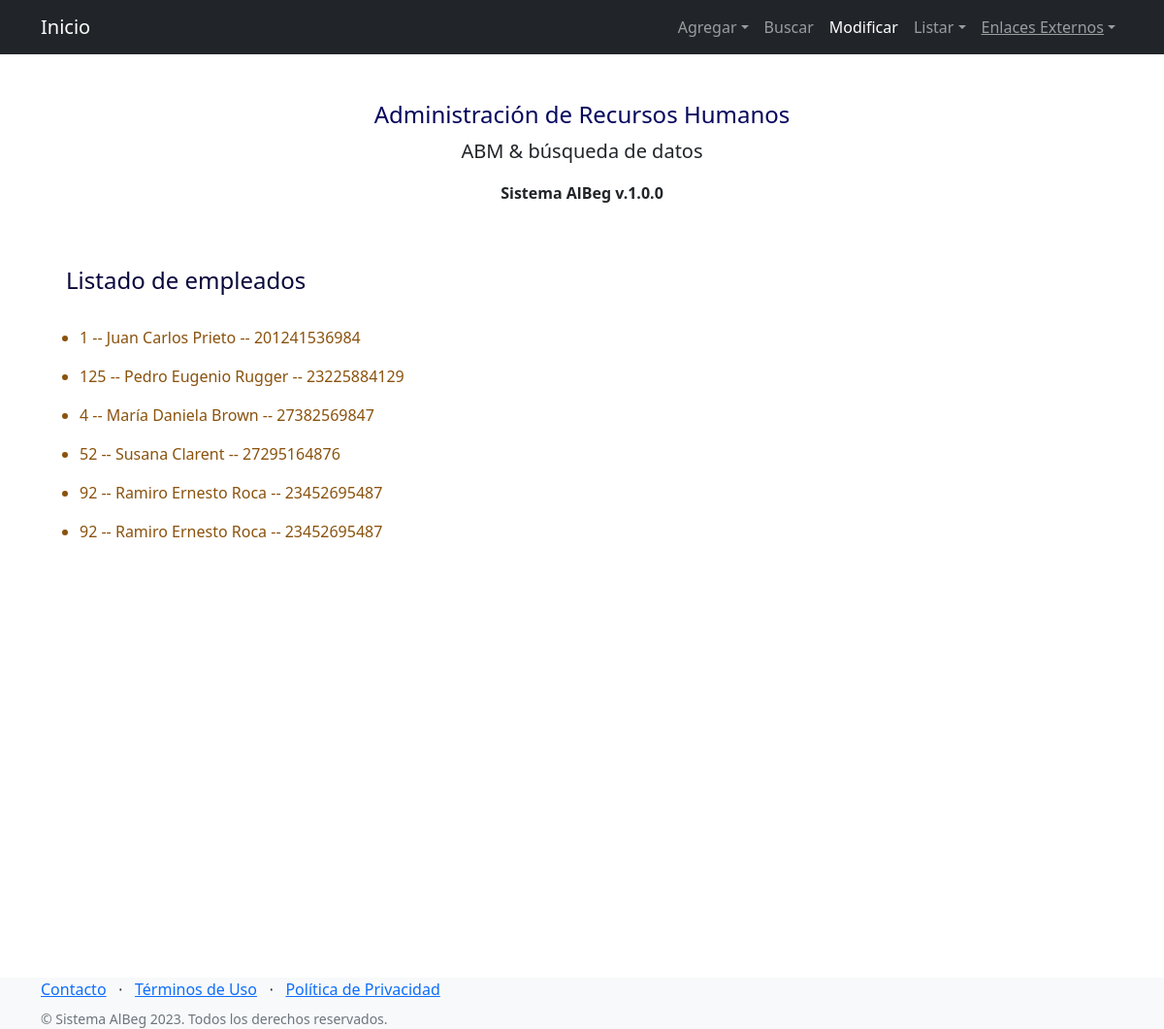
/AppRRHH/listaEmpleados/, run on an earlier commit of the app's database.
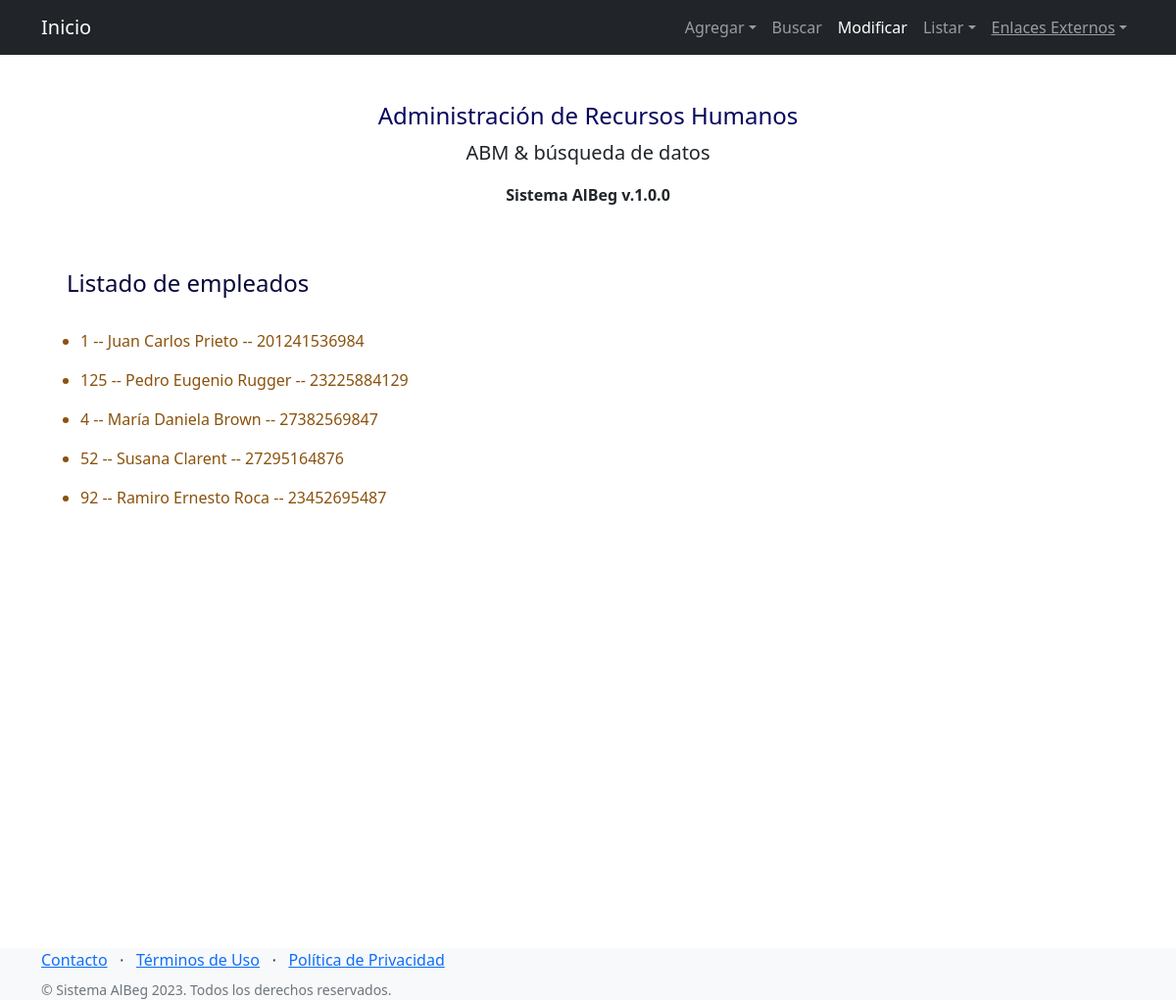
And on a later commit of the database.
### AppRRHH/models.py (models this page shows, shortened)
class Empleado(models.Model):
    nombre = models.CharField(max_length=50)
    cuil = models.IntegerField()
    legajo = models.IntegerField()
    fecha_ingreso = models.DateField(null=True)

### AppRRHH/views.py (the view)
# urls.py: path('listaEmpleados/',listaEmpleados, name="Empleados"),
def listaEmpleados(request):
    listaEmpleados=Empleado.objects.all()
    return render(request, "listaEmpleados.html", {"listaEmpleados":listaEmpleados})

### AppRRHH/templates/listaEmpleados.html
{% extends 'padre.html' %}
{% block contenidoQueCambia %}
    <br>
    <div class="titulo_listas">
    <h4> Listado de empleados </h4>
    <br>
   </div>
    <div class="listas">
     {% for empleado in listaEmpleados %}
        <ul >
            <li > {{empleado.legajo}} -- {{empleado.nombre}} -- {{empleado.cuil}} </li>
        </ul>
    {% endfor %}
    </div>
{% endblock contenidoQueCambia %}

What changed in the data, as far as the page shows it:
removed Empleado: legajo "92", nombre "Ramiro Ernesto Roca", cuil "23452695487"
